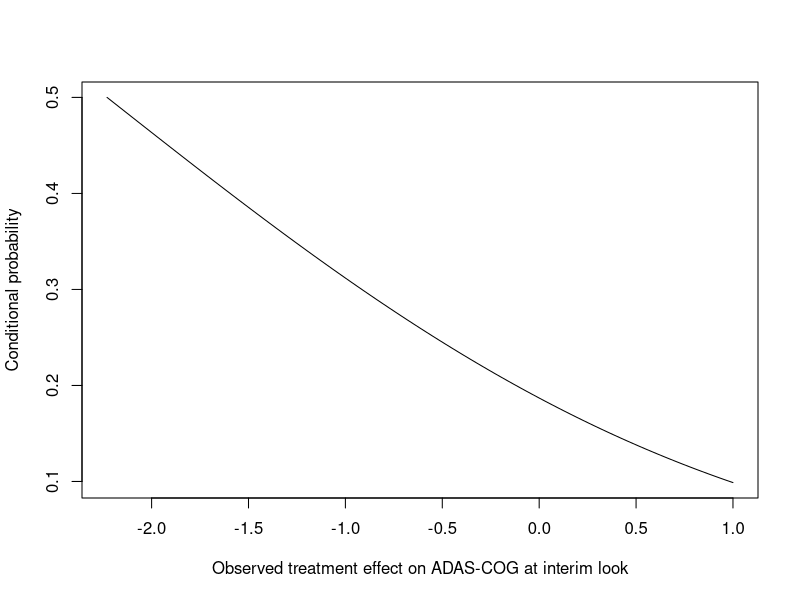

Source code (R): (Note: this script raises an error after producing the figure.)
##########################################################################################
#
#  TTITLE:  Probability of observing the hypothesized treatment effect at the end
#           of study conditional on the interim look results
#  AUTHOR:  Shamil Sadikhov
#
##########################################################################################


require(ggplot2)
require(gridExtra)


cprob <- function(delta                 # true effect of drug on ADAS-Cog (mu.trt-mu.pl)
                  , d.IA           # observed mean adas effect at IA
                  , d.FA           # observed mean adas effect at FA
                  , n.trt.IA             # number of subjects in trt arm at IA
                  , n.trt.FA             # number of subjects in trt arm at FA
                  , n.pl.IA              # number of subjects in placebo arm at IA
                  , n.pl.FA              # number of subjects in trt arm at FA
                  , stddev.trt          # number of subjects in placebo arm at IA
                  , stddev.pl           # sd for change from baseline in ADAS-Cog for indiv in placebo arm
                  ) {          
  
  t1 <- (d.FA-delta)
  t2 <- (d.IA-delta)
  t3 <- (stddev.trt^2/n.trt.FA  + stddev.pl^2/n.pl.FA)
  t4 <- (stddev.trt^2/n.trt.IA  + stddev.pl^2/n.pl.IA)

    # probability that the FA effect conditional on the IA effect will exceed the FA effect
  pnorm(abs(t1 - (t3/t4)*t2)/sqrt(t3-t3^2/t4), lower.tail = FALSE)
}


##########################################################################################
#
#                              ADAS-COG calculations
#
##########################################################################################

cprob(delta = -2.23
      , d.IA = -2.23
      , d.FA = -2.23
      , n.trt.IA = 40
      , n.pl.IA = 40
      , n.trt.FA = 118
      , n.pl.FA = 118
      , stddev.trt = 8.03
      , stddev.pl = 8.03
      )


cprob(delta = -2.23
      , d.IA = -1.36
      , d.FA = -2.23
      , n.trt.IA = 40
      , n.pl.IA = 40
      , n.trt.FA = 118
      , n.pl.FA = 118
      , stddev.trt = 8.03
      , stddev.pl = 8.03
      )

cprob(delta = -2.23
      , d.IA = 0
      , d.FA = -2.23
      , n.trt.IA = 40
      , n.pl.IA = 40
      , n.trt.FA = 118
      , n.pl.FA = 118
      , stddev.trt = 8.03
      , stddev.pl = 8.03
      )

cprob(delta = 2.23
      , d.IA = 1.36
      , d.FA = 2.23
      , n.trt.IA = 40
      , n.pl.IA = 40
      , n.trt.FA = 118
      , n.pl.FA = 118
      , stddev.trt = 8.03
      , stddev.pl = 8.03
      )

cprob(delta = 2.4
      , d.IA = 2
      , d.FA = 2.4
      , n.trt.IA = 118
      , n.pl.IA = 118
      , n.trt.FA = 400
      , n.pl.FA = 400
      , stddev.trt = 8
      , stddev.pl = 8
      )

# plot the conditional probability as a function of the observed effect at IA given the information fraction, and hypothesized effect and sd at the FA.

cprob.cog.ia.eff <- function(x) { cprob(delta = -2.23
                                  , d.IA = x
                                  , d.FA = -2.23
                                  , n.trt.IA = 40
                                  , n.pl.IA = 40
                                  , n.trt.FA = 118
                                  , n.pl.FA = 118
                                  , stddev.trt = 8.03
                                  , stddev.pl = 8.03
                                  )}

curve(cprob.cog.ia.eff, from=-2.23, to=1, xlab = 'Observed treatment effect on ADAS-COG at interim look', ylab = 'Conditional probability')

# or

cprob.cog.plot1 <- ggplot(data.frame(x=c(-2.23, 1)), aes(x)) + stat_function(fun = cprob.cog.ia.eff) + 
                      scale_x_continuous('Observed treatment effect on ADAS-COG at interim look') +
                      scale_y_continuous('Conditional probability')  


cprob.cog.plot1 <- arrangeGrob(cprob.cog.plot1, sub = textGrob("* Conditional proability of observing at least the hypothesized treatment effect given the interim look data", x = 0.1, hjust = 0.1, vjust= 0.4, gp = gpar(fontface = "italic", fontsize = 8)))

cprob.cog.plot1

# qplot(c(-2.23, 1), fun= cprob.ia.eff, stat="function", geom="line")

##########################################################################################
#
#                               ADAS-ADL Calculations
#
##########################################################################################
cprob.adl.ia.eff <- function(x) { cprob(delta = -3.6
                                  , d.IA = x
                                  , d.FA = -3.6
                                  , n.trt.IA = 40
                                  , n.pl.IA = 40
                                  , n.trt.FA = 118
                                  , n.pl.FA = 118
                                  , stddev.trt = 12
                                  , stddev.pl = 12
                                  )}

cprob.adl.plot1 <- ggplot(data.frame(x=c(-3.6, 1)), aes(x)) + stat_function(fun = cprob.adl.ia.eff) + 
                      scale_x_continuous('Observed treatment effect on ADAS-ADL at interim look') +
                      scale_y_continuous('Conditional probability')  


cprob.adl.plot1 <- arrangeGrob(cprob.adl.plot1, sub = textGrob("* Conditional proability of observing at least the hypothesized treatment effect given the interim look data", x = 0.1, hjust = 0.1, vjust= 0.4, gp = gpar(fontface = "italic", fontsize = 8)))
